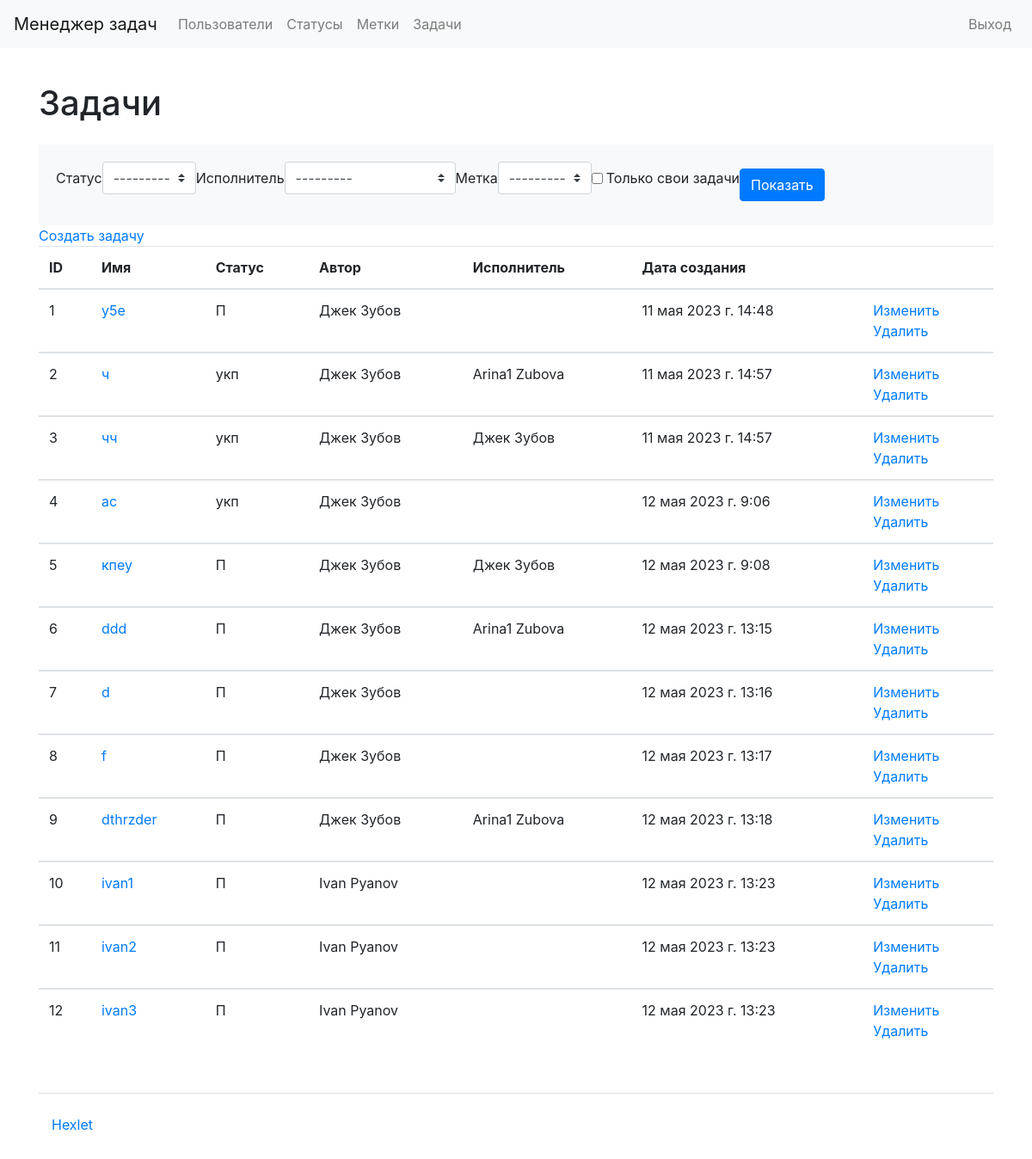
/tasks/ (signed in), run on an earlier commit of the app's database.
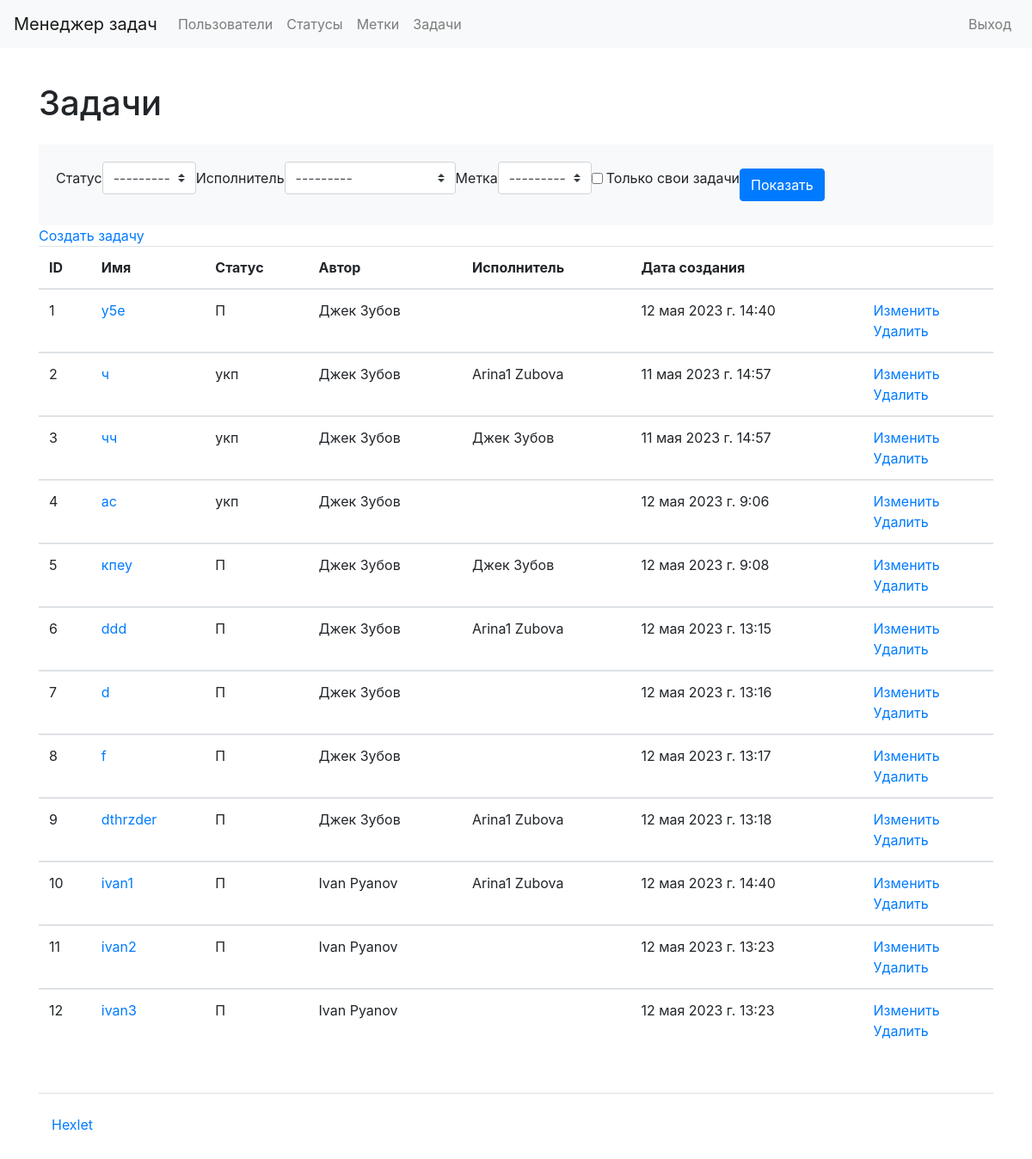
And on a later commit of the database.
### tasks/models.py (models this page shows, shortened)
class Task(models.Model):
    name = models.CharField(max_length=150, unique=True)
    description = models.TextField(null=True, blank=True)
    created_at = models.DateTimeField(auto_now=True)
    status = models.ForeignKey(Status, on_delete=models.PROTECT)
    creator = models.ForeignKey(User, related_name='creator', on_delete=models.PROTECT)
    executor = models.ForeignKey(User, related_name='executor', on_delete=models.PROTECT, null=True, blank=True)
    labels = models.ManyToManyField(Label, blank=True)

### statuses/models.py (models this page shows)
class Status(models.Model):
    name = models.CharField(max_length=150, unique=True)
    created_at = models.DateTimeField(auto_now=True)
    def __str__(self):
        return self.name

### users/models.py (models this page shows)
class User(AbstractUser):
    def __str__(self):
        return f'{self.first_name} {self.last_name}'

### tasks/views.py (the view)
# urls.py: path('', views.TasksListView.as_view(), name='tasks_list'),
class TasksListView(LoginRequiredMixin, FilterView):
    model = Task
    template_name = "tasks/list_of_tasks.html"
    context_object_name = 'tasks'
    filterset_class = TaskFilter
    login_url = 'login'
    def get_context_data(self, **kwargs):
        context = super().get_context_data(**kwargs)
        context["title"] = _("Tasks")
        return context

### labels/models.py (called while the page is built)
    def __str__(self):
        return self.name

### tasks/templates/tasks/list_of_tasks.html (shortened to what this page needs)
{% extends "base.html" %}
{% load bootstrap4 %}
{% load i18n %}
{% get_current_language as LANGUAGE_CODE %}
{% block content %}
<h1 class="my-4">{{ title }}</h1>
<div class="card-body bg-light">
    <form class="form-inline center" method="get">
        {% bootstrap_form filter.form size='small' %}
  {% buttons %}<button type="submit" class="btn btn-primary">{% translate "Show" %}</button>{% endbuttons %}
</form>
</div>
<a href="{% url 'task_create' %}">{% translate "Create task" %}</a>
<table class="table table-stripped">
    <thead>
        <tr>
            <th>ID</th>
            <th>{% translate "Name" %}</th>
            <th>{% translate "Status" %}</th>
            <th>{% translate "Author" %}</th>
            <th>{% translate "Executor" %}</th>
            <th>{% translate "Date of creation" %}</th>
            <th></th>
        </tr>
    </thead>
        {% for task in object_list %}
    <tbody>
        <tr>
            <td>{{ task.id }}</td>
            <td><a href="/tasks/{{ task.id }}">{{ task.name }}</a></td>
            <td>{{ task.status }}</td>
            <td>{{ task.creator }}</td>
            {% if task.executor == None %}
            <td> </td>
            {% endif %}
            {% if task.executor != None %}
            <td>{{ task.executor.first_name }} {{ task.executor.last_name }}</td>
            {% endif %}
            <td>{{ task.created_at }}</td>
            <td>
                <a href="/tasks/{{ task.id }}/update/">{% translate "Update" %}</a>
                <br>
                <a href="/tasks/{{ task.id }}/delete/">{% translate "Delete" %}</a>
            </td>
        </tr>
        {% endfor %}
    </tbody>
</table>
{% endblock %}

What changed in the data, as far as the page shows it:
changed Task id 1: created_at "11 мая 2023 г. 14:48" → "12 мая 2023 г. 14:40"
changed Task "ivan1": executor_id empty → 11 (drawn); executor.first_name (not shown) → "Arina1"; executor.last_name (not shown) → "Zubova"; created_at "12 мая 2023 г. 13:23" → "12 мая 2023 г. 14:40"
